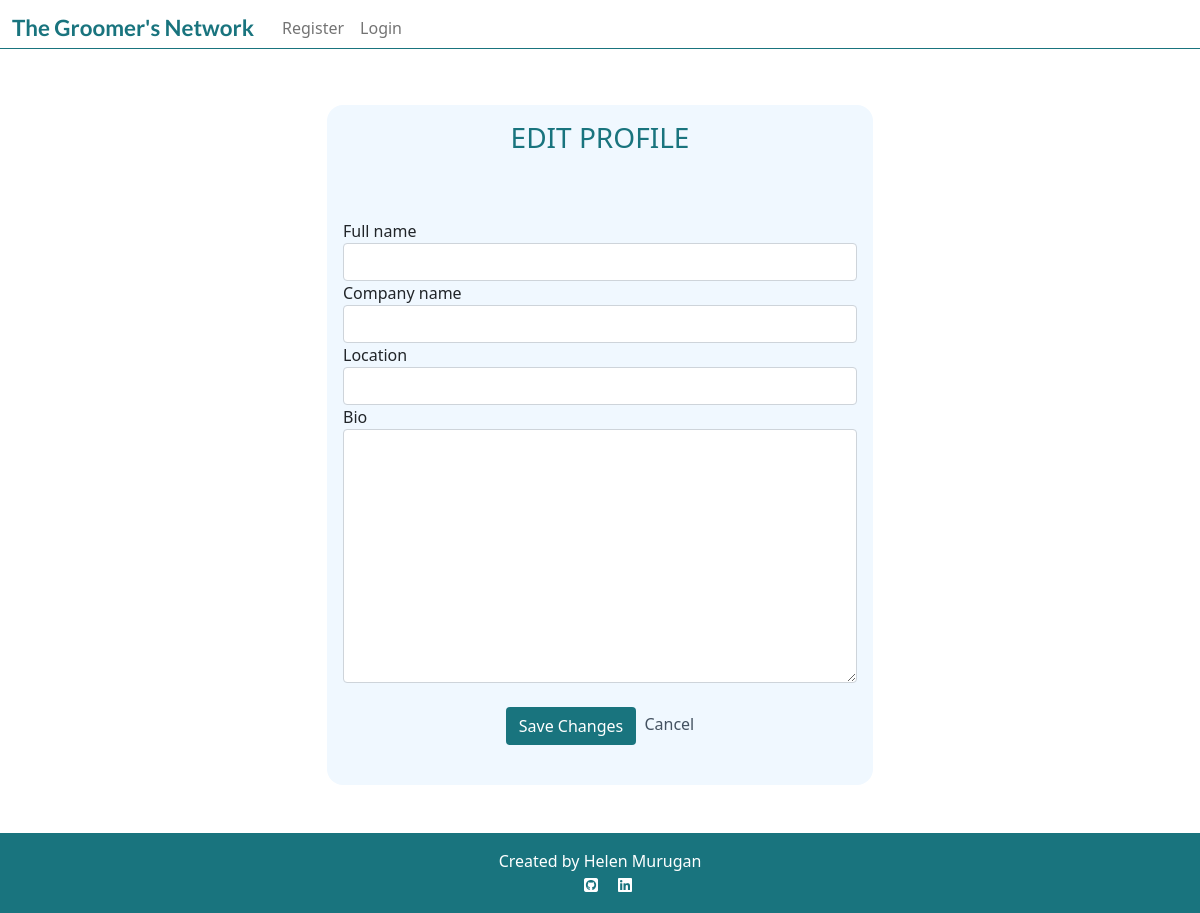
The page /user_profile/update/1/ on the database as committed earlier.
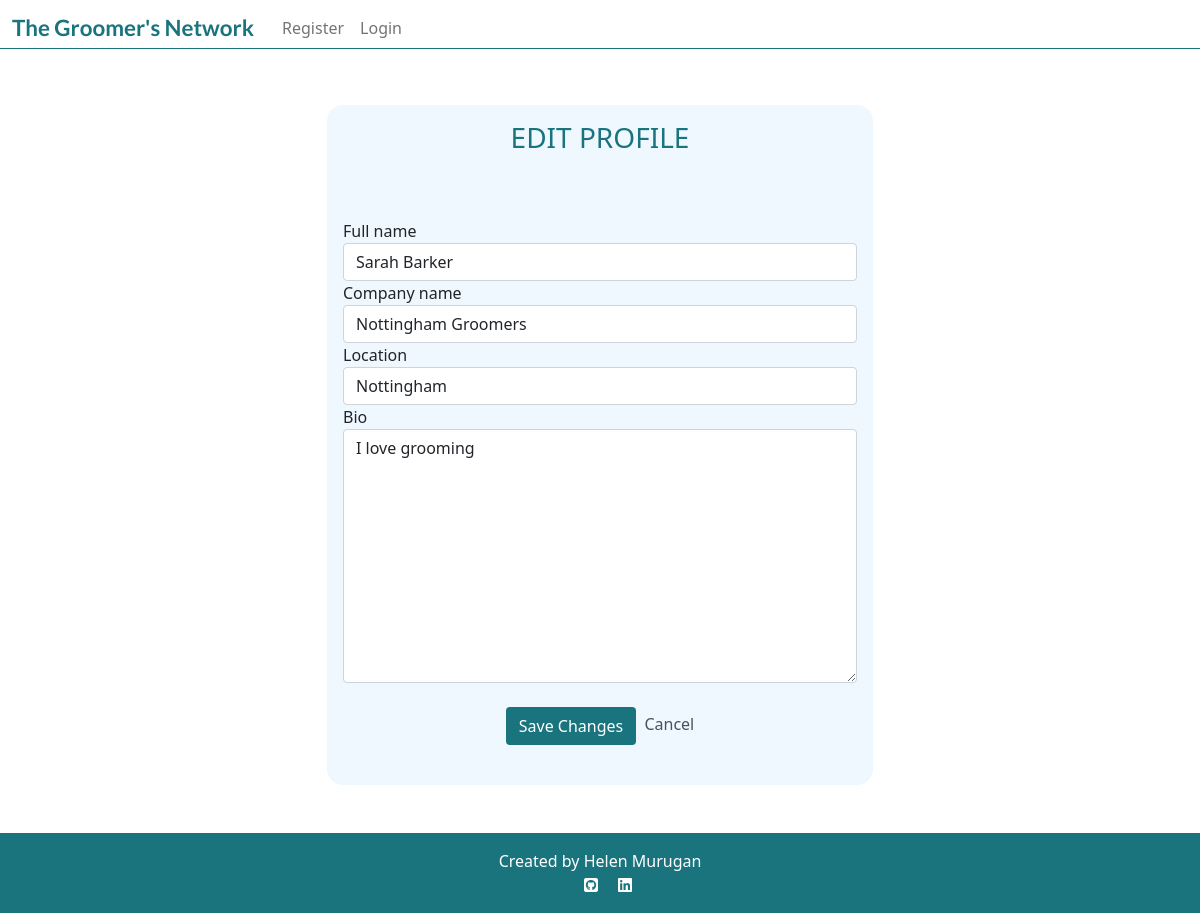
The same page on the database as committed later.
### user_profile/models.py (models this page shows)
class Profile(models.Model):
    user = models.OneToOneField(
        User,
        on_delete=models.CASCADE,
        related_name='profile',
        verbose_name='User',
    )
    full_name = models.CharField(
        max_length=50,
        blank=True,
        null=True,
        verbose_name='Full name',
        default='',
    )
    company_name = models.CharField(
        blank=True,
        null=True,
        max_length=30,
        default='',
    )
    location = models.CharField(
        blank=True,
        null=True,
        max_length=30,
        default='',
    )
    bio = models.TextField(
        blank=True,
        null=True,
        max_length=1000,
        default='',
    )

### user_profile/views.py (the view)
class ProfileUpdate(SuccessMessageMixin, UpdateView):
    model = Profile
    form_class = ProfileForm
    template_name = "my_profile_update.html"
    success_url = "/user_profile/<str:user>"
    success_message = "Your profile has been updated!"

### user_profile/forms.py
class ProfileForm(forms.ModelForm):
    class Meta:
        model = Profile
        fields = ('full_name', 'company_name', 'location', 'bio',)

### templates/my_profile_update.html (shortened to what this page needs)
{% extends 'base.html' %}
{% load crispy_forms_tags %}
{% block content %}
<section>
    <div class="container my-5">
        <div class="row justify-content-center">
            <div class="col-md-8 col-lg-6">
                <div class="profile-card">
                    <div class="text-center">
                        <h3 class="card-body teal-text">EDIT PROFILE</h3>
                    </div>
                    <div class=card-body>
                        <form method="post" class="mt-4">
                            {{ form | crispy }}
                            <div class="text-center">
                                <button type="submit" class="btn btn-signup my-4">Save Changes</button>
                                <a href="{% url 'my_profile' user=request.user  %}" class="post-link">Cancel</a>
                            </div>
                        </form>
                    </div>
                </div>
            </div>
        </div>
    </div>
</section>
{% endblock %}

Rows that differ between the two databases and show on the page:
changed Profile: full_name (not shown) → "Sarah Barker"; company_name (not shown) → "Nottingham Groomers"; location (not shown) → "Nottingham"; bio (not shown) → "I love grooming"
